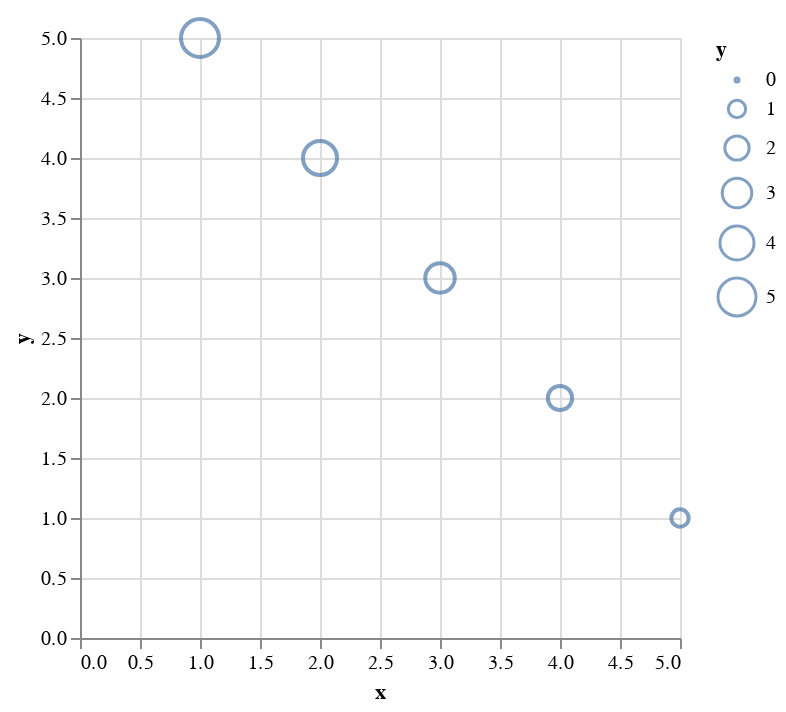

Notebook code for this chart:
### Markdown cell above
In Example 2, we introduce a `color` encoding channel to color points by their `category` values, showcasing how we can convey additional information through color.

### Code cell
# Example 3: Size Encoding
size_chart = alt.Chart(data).mark_point().encode(
    x='x',
    y='y',
    size='y'
)
size_chart.display()

### Figure 1 — Vega-Lite specification as saved in the notebook (floating-point values rounded to 4 significant figures)
{"config": {"view": {"continuousWidth": 300, "continuousHeight": 300}}, "data": {"name": "data-9775ce51dc8cbeb613ef0a775a16d561"}, "mark": {"type": "point"}, "encoding": {"size": {"field": "y", "type": "quantitative"}, "x": {"field": "x", "type": "quantitative"}, "y": {"field": "y", "type": "quantitative"}}, "$schema": "https://vega.github.io/schema/vega-lite/v5.15.1.json", "datasets": {"data-9775ce51dc8cbeb613ef0a775a16d561": [{"x": 1, "y": 5, "category": "A"}, {"x": 2, "y": 4, "category": "B"}, {"x": 3, "y": 3, "category": "A"}, {"x": 4, "y": 2, "category": "B"}, {"x": 5, "y": 1, "category": "A"}]}}
